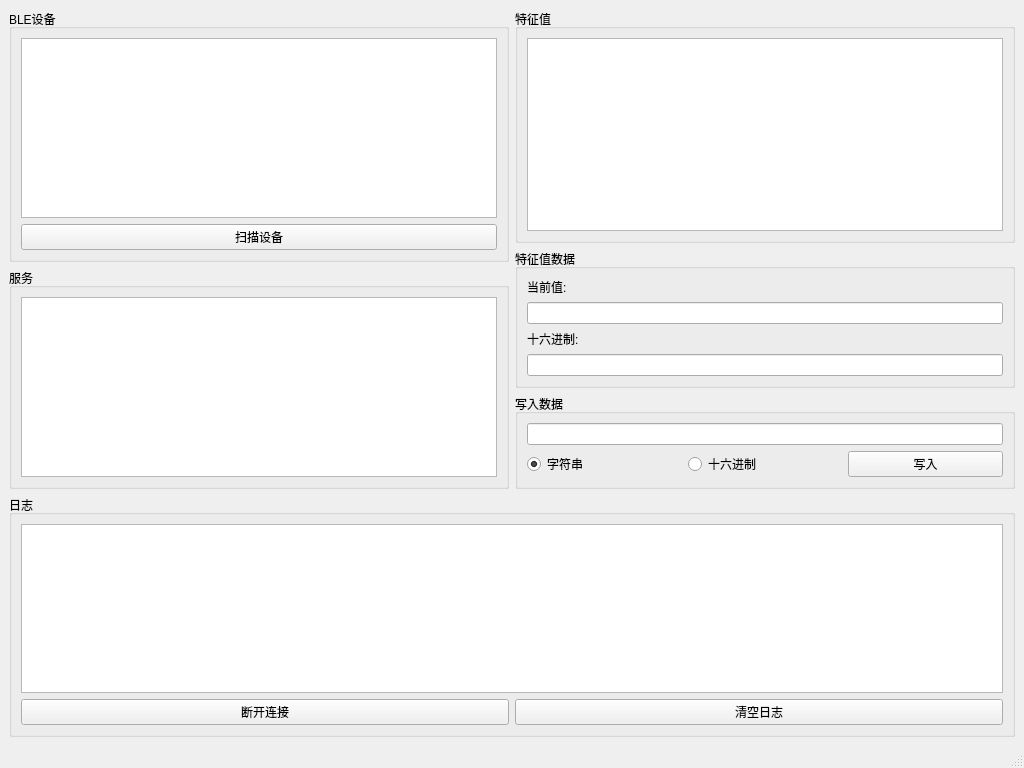
<?xml version="1.0" encoding="UTF-8"?>
<ui version="4.0">
 <class>MainWindow</class>
 <widget class="QMainWindow" name="MainWindow">
  <property name="geometry">
   <rect>
    <x>0</x>
    <y>0</y>
    <width>1024</width>
    <height>768</height>
   </rect>
  </property>
  <property name="windowTitle">
   <string>Qt6 BLE上位机</string>
  </property>
  <widget class="QWidget" name="centralwidget">
   <layout class="QVBoxLayout" name="verticalLayout_2">
    <item>
     <layout class="QHBoxLayout" name="horizontalLayout">
      <item>
       <layout class="QVBoxLayout" name="verticalLayout">
        <item>
         <widget class="QGroupBox" name="groupBox">
          <property name="title">
           <string>BLE设备</string>
          </property>
          <layout class="QVBoxLayout" name="verticalLayout_3">
           <item>
            <widget class="QListWidget" name="deviceList"/>
           </item>
           <item>
            <widget class="QPushButton" name="scanButton">
             <property name="text">
              <string>扫描设备</string>
             </property>
            </widget>
           </item>
          </layout>
         </widget>
        </item>
        <item>
         <widget class="QGroupBox" name="groupBox_2">
          <property name="title">
           <string>服务</string>
          </property>
          <layout class="QVBoxLayout" name="verticalLayout_4">
           <item>
            <widget class="QListWidget" name="serviceList"/>
           </item>
          </layout>
         </widget>
        </item>
       </layout>
      </item>
      <item>
       <layout class="QVBoxLayout" name="verticalLayout_5">
        <item>
         <widget class="QGroupBox" name="groupBox_3">
          <property name="title">
           <string>特征值</string>
          </property>
          <layout class="QVBoxLayout" name="verticalLayout_6">
           <item>
            <widget class="QListWidget" name="charList"/>
           </item>
          </layout>
         </widget>
        </item>
        <item>
         <widget class="QGroupBox" name="groupBox_4">
          <property name="title">
           <string>特征值数据</string>
          </property>
          <layout class="QVBoxLayout" name="verticalLayout_7">
           <item>
            <widget class="QLabel" name="label">
             <property name="text">
              <string>当前值:</string>
             </property>
            </widget>
           </item>
           <item>
            <widget class="QLineEdit" name="valueEdit">
             <property name="readOnly">
              <bool>true</bool>
             </property>
            </widget>
           </item>
           <item>
            <widget class="QLabel" name="label_2">
             <property name="text">
              <string>十六进制:</string>
             </property>
            </widget>
           </item>
           <item>
            <widget class="QLineEdit" name="hexValueEdit">
             <property name="readOnly">
              <bool>true</bool>
             </property>
            </widget>
           </item>
          </layout>
         </widget>
        </item>
        <item>
         <widget class="QGroupBox" name="groupBox_5">
          <property name="title">
           <string>写入数据</string>
          </property>
          <layout class="QVBoxLayout" name="verticalLayout_8">
           <item>
            <widget class="QLineEdit" name="writeValueEdit"/>
           </item>
           <item>
            <layout class="QHBoxLayout" name="horizontalLayout_2">
             <item>
              <widget class="QRadioButton" name="stringRadio">
               <property name="text">
                <string>字符串</string>
               </property>
               <property name="checked">
                <bool>true</bool>
               </property>
              </widget>
             </item>
             <item>
              <widget class="QRadioButton" name="hexRadio">
               <property name="text">
                <string>十六进制</string>
               </property>
              </widget>
             </item>
             <item>
              <widget class="QPushButton" name="writeButton">
               <property name="text">
                <string>写入</string>
               </property>
              </widget>
             </item>
            </layout>
           </item>
          </layout>
         </widget>
        </item>
       </layout>
      </item>
     </layout>
    </item>
    <item>
     <widget class="QGroupBox" name="groupBox_6">
      <property name="title">
       <string>日志</string>
      </property>
      <layout class="QVBoxLayout" name="verticalLayout_9">
       <item>
        <widget class="QTextEdit" name="logTextEdit">
         <property name="readOnly">
          <bool>true</bool>
         </property>
        </widget>
       </item>
       <item>
        <layout class="QHBoxLayout" name="horizontalLayout_3">
         <item>
          <widget class="QPushButton" name="disconnectButton">
           <property name="text">
            <string>断开连接</string>
           </property>
          </widget>
         </item>
         <item>
          <widget class="QPushButton" name="clearLogButton">
           <property name="text">
            <string>清空日志</string>
           </property>
          </widget>
         </item>
        </layout>
       </item>
      </layout>
     </widget>
    </item>
   </layout>
  </widget>
  <widget class="QStatusBar" name="statusbar"/>
  <action name="actionScan">
   <property name="text">
    <string>扫描</string>
   </property>
  </action>
  <action name="actionConnect">
   <property name="text">
    <string>连接</string>
   </property>
  </action>
  <action name="actionDisconnect">
   <property name="text">
    <string>断开</string>
   </property>
  </action>
  <addaction name="actionScan"/>
  <addaction name="actionConnect"/>
  <addaction name="actionDisconnect"/>
 </widget>
 <resources/>
 <connections/>
</ui>
